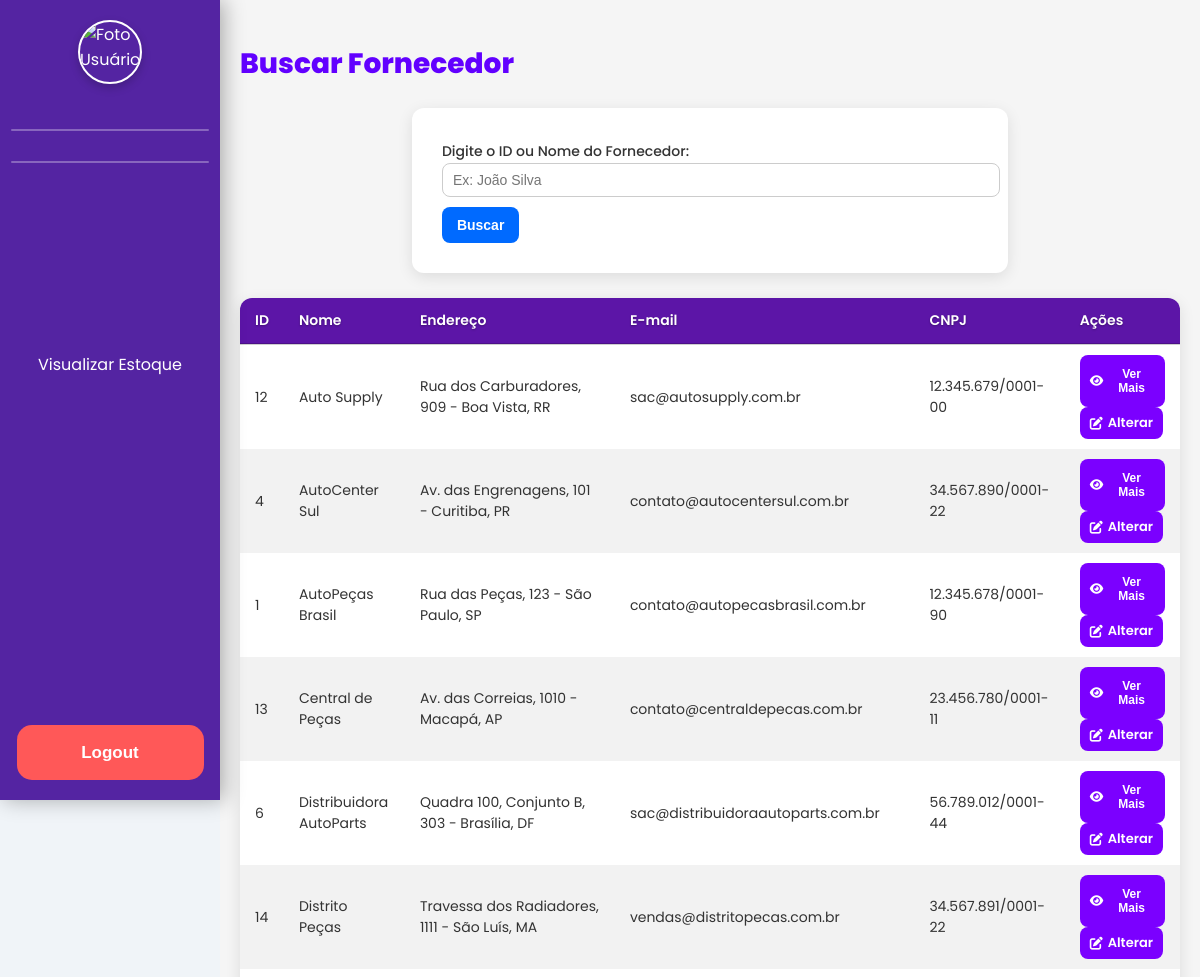
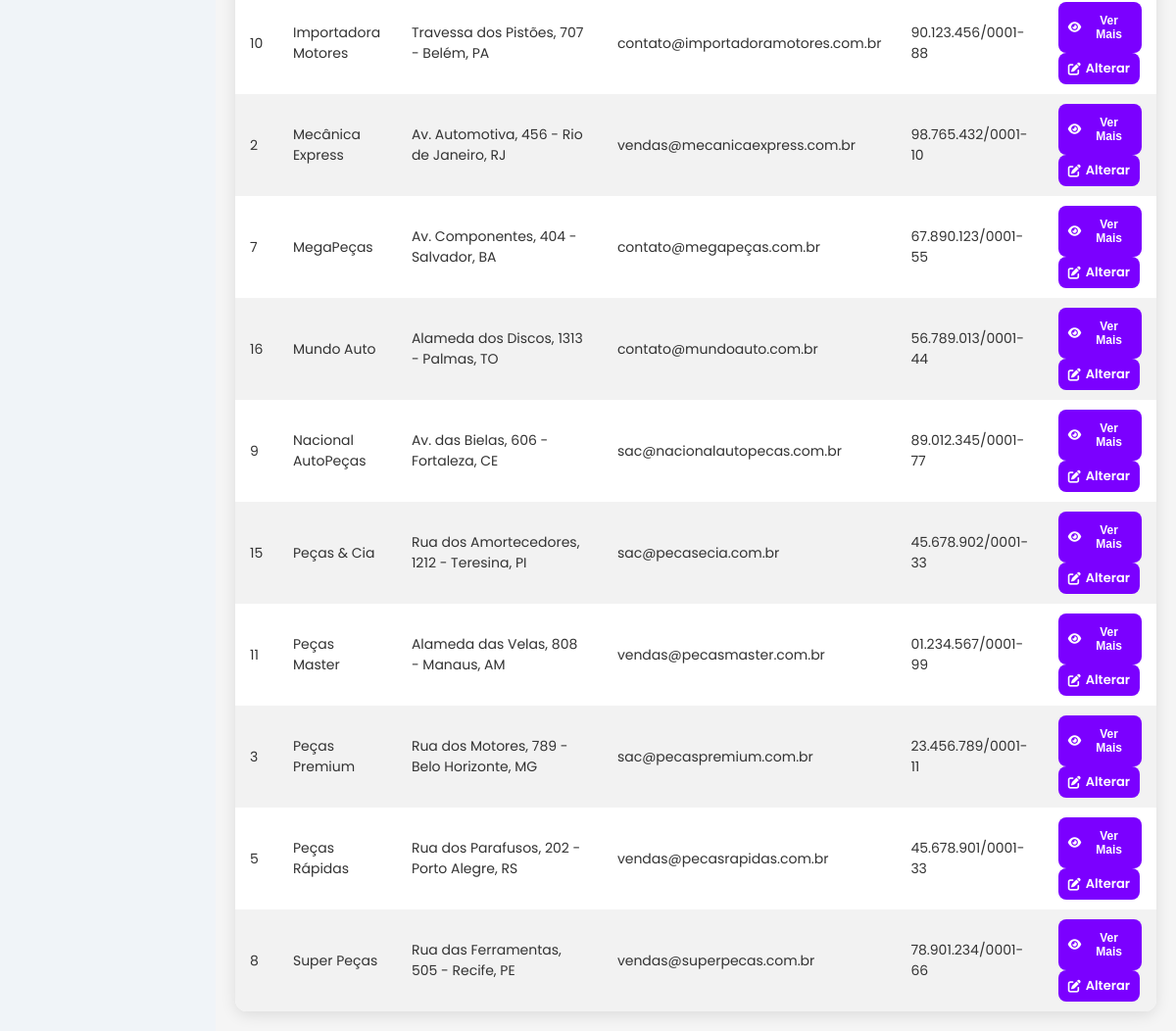
The page /Site_Senna/buscar_fornecedor.php on the database its author committed (2 pictures, top to bottom).
### tables this page shows
CREATE TABLE IF NOT EXISTS `fornecedor` (
  `id_fornecedor` int NOT NULL AUTO_INCREMENT,
  `nome` varchar(150) NOT NULL,
  `telefone` varchar(15) DEFAULT NULL,
  `email` varchar(191) DEFAULT NULL,
  `cnpj` varchar(18) DEFAULT NULL,
  `insc_estadual` varchar(15) DEFAULT NULL,
  `endereco` varchar(191) DEFAULT NULL,
  PRIMARY KEY (`id_fornecedor`),
  UNIQUE KEY `cnpj` (`cnpj`)
);

### Site_Senna/buscar_fornecedor.php (the view, shortened to what this page needs)
<?php
require_once 'includes/conexao.php';
if ($_SERVER["REQUEST_METHOD"] === "POST" && !empty($_POST['busca'])) {
    $busca = trim($_POST['busca']);
    if (is_numeric($busca)) {
        $sql = "SELECT * FROM fornecedor WHERE id_fornecedor = :busca ORDER BY nome ASC";
        $stmt = $pdo->prepare($sql);
        $stmt->bindParam(':busca', $busca, PDO::PARAM_INT);
    } else {
        $sql = "SELECT * FROM fornecedor WHERE nome LIKE :busca_nome ORDER BY nome ASC";
        $stmt = $pdo->prepare($sql);
        $stmt->bindValue(':busca_nome', "$busca%", PDO::PARAM_STR);
    }
} else {
    $sql = "SELECT * FROM fornecedor ORDER BY nome ASC";
    $stmt = $pdo->prepare($sql);
}
$stmt->execute();
$fornecedores = $stmt->fetchAll(PDO::FETCH_ASSOC);
?>
<!DOCTYPE html>
<html lang="pt-BR">
<head>
    <link rel="stylesheet" href="css/main_css.css">
    <link rel="stylesheet" href="css/modal.css">
    <link rel="stylesheet" href="https://cdnjs.cloudflare.com/ajax/libs/font-awesome/6.4.0/css/all.min.css">
</head>
<body>
<?php include_once 'includes/sidebar.php'; ?>
<div class="container">
    <div class="conteudo">
        <div class="titulo">
            <h2>Buscar Fornecedor</h2>
        </div>
        <div class="formulario-coluna cliente-coluna">
            <form action="buscar_fornecedor.php" method="POST">
                <label for="busca">Digite o ID ou Nome do Fornecedor:</label>
                <input type="text" id="busca" name="busca" placeholder="Ex: João Silva">
                <button type="submit" class="botao">Buscar</button>
            </form>
        </div>
<br>
        <div class="formulario-coluna tabela">
            <?php if (!empty($fornecedores)): ?>
                <table>
                    <thead>
                        <tr>
                            <th>ID</th>
                            <th>Nome</th>
                            <th>Endereço</th>
                            <th>E-mail</th>
                            <th>CNPJ</th>
                            <th>Ações</th>
                        </tr>
                    </thead>
                    <tbody>
                        <?php foreach ($fornecedores as $p): ?>
                            <tr>
                                <td><?= htmlspecialchars($p['id_fornecedor']) ?></td>
                                <td><?= htmlspecialchars($p['nome']) ?></td>
                                <td style="width: 180px !important;"><?= htmlspecialchars($p['endereco']) ?></td>
                                <td><?= htmlspecialchars($p['email']) ?></td>
                                <td><?= htmlspecialchars($p['cnpj']) ?></td>
                                <td>
                                    <button class="ver-mais-btn" style="padding: 12px 10px; font-size: 12px; width: auto;"
                                        data-id="<?= htmlspecialchars($p['id_fornecedor']) ?>"
                                        data-nome="<?= htmlspecialchars($p['nome']) ?>"
                                        data-endereco="<?= htmlspecialchars($p['endereco']) ?>"
                                        data-telefone="<?= htmlspecialchars($p['telefone']) ?>"
                                        data-email="<?= htmlspecialchars($p['email']) ?>"
                                        data-cnpj="<?= htmlspecialchars($p['cnpj']) ?>"
                                        data-insc_estadual="<?= htmlspecialchars($p['insc_estadual']) ?>">
                                        <i class="fa-solid fa-eye"></i> Ver Mais
                                    </button>
                                    <a href="alterar_fornecedor.php?busca=<?= htmlspecialchars($p['id_fornecedor']) ?>">
                                        <i class="fa-solid fa-pen-to-square"></i> Alterar
                                    </a>
                                </td>
                            </tr>
                        <?php endforeach; ?>
                    </tbody>
                </table>
            <?php else: ?>
                <p>Nenhuma peça encontrada.</p>
            <?php endif; ?>
        </div>
    </div>
</div>
</body>
</html>

### Site_Senna/css/main_css.css (style rules this page uses)
:root { --cor-padrao:#5424A2; --cor-padrao-hover:#6e21ea; --cor-fonte:#ffffff; --cor-fonte-p:#555555; --cor-btn:#264653; --cor-btn-hover:rgb(98, 0, 255); --cor-btn-fonte:#ffffff; --cor-fonte-corpo:#333333; --cor-fonte-corpo-leve:#777777; --cor-bg:#f0f4f8; }
body, html { margin: 0; padding: 0; font-family: 'Poppins', sans-serif; background-color: var(--cor-bg); }
.container { margin-left: 220px; padding: 20px; font-family: 'Poppins', sans-serif; background-color: #f5f5f5; min-height: 100vh; transition: margin-left 0.3s ease; }
form { background-color: #ffffff; padding: 30px; border-radius: 12px; box-shadow: 0 4px 15px rgba(0,0,0,0.1); margin: 0 auto; max-width: 750px; }
.formulario-coluna { flex: 1; min-width: 250px; display: flex; flex-direction: column; gap: 10px; }
label { font-size: 14px; font-weight: 500; color: #333; }
input[type="text"], input[type="email"], input[type="password"], input[type="number"], input[type="date"], select { padding: 8px 10px; border: 1px solid #ccc; border-radius: 8px; font-size: 14px; width: 100%; transition: 0.2s; }
button.botao, .botoes button { background-color: #006aff; color: #fff; border: none; padding: 10px 15px; border-radius: 8px; font-size: 14px; font-weight: 600; cursor: pointer; transition: 0.2s; margin-top: 10px; }
table { width: 100%; border-collapse: collapse; background-color: #fff; border-radius: 12px; overflow: hidden; box-shadow: 0 4px 15px rgba(0,0,0,0.1); }
th, td { padding: 10px 15px; text-align: left; font-size: 14px; color: #333; }
th { background-color: #1B4D3E; color: #fff; font-weight: 600; }
tr:nth-child(even) { background-color: #f2f2f2; }
.ver-mais-btn, table a { background-color: #7b00ff; color: var(--cor-fonte); border: none; border-radius: 8px; padding: 6px 10px; font-size: 13px; font-weight: 600; cursor: pointer; transition: all 0.3s ease; display: inline-flex; align-items: center; gap: 5px; text-decoration: none; }
.ver-mais-btn i, table a i { transition: transform 0.3s ease, color 0.3s ease; }
.tabela th { background-color: #5c15a7; color: #ffffff; font-weight: 600; text-shadow: 0 1px 2px rgba(0,0,0,0.3); padding: 12px 15px; text-align: left; border-bottom: 2px solid rgba(0,0,0,0.1); }
h2 { color: #6200ff; font-size: 28px; font-weight: 800; }

### rows shown on the page
fornecedor: id_fornecedor "12", nome "Auto Supply", endereco "Rua dos Carburadores, 909 - Boa Vista, RR", email "sac@autosupply.com.br", cnpj "12.345.679/0001-00"
fornecedor: id_fornecedor "4", nome "AutoCenter Sul", endereco "Av. das Engrenagens, 101 - Curitiba, PR", email "contato@autocentersul.com.br", cnpj "34.567.890/0001-22"
fornecedor: id_fornecedor "1", nome "AutoPeças Brasil", endereco "Rua das Peças, 123 - São Paulo, SP", email "contato@autopecasbrasil.com.br", cnpj "12.345.678/0001-90"
fornecedor: id_fornecedor "13", nome "Central de Peças", endereco "Av. das Correias, 1010 - Macapá, AP", email "contato@centraldepecas.com.br", cnpj "23.456.780/0001-11"
fornecedor: id_fornecedor "6", nome "Distribuidora AutoParts", endereco "Quadra 100, Conjunto B, 303 - Brasília, DF", email "sac@distribuidoraautoparts.com.br", cnpj "56.789.012/0001-44"
fornecedor: id_fornecedor "14", nome "Distrito Peças", endereco "Travessa dos Radiadores, 1111 - São Luís, MA", email "vendas@distritopecas.com.br", cnpj "34.567.891/0001-22"
fornecedor: id_fornecedor "10", nome "Importadora Motores", endereco "Travessa dos Pistões, 707 - Belém, PA", email "contato@importadoramotores.com.br", cnpj "90.123.456/0001-88"
fornecedor: id_fornecedor "2", nome "Mecânica Express", endereco "Av. Automotiva, 456 - Rio de Janeiro, RJ", email "vendas@mecanicaexpress.com.br", cnpj "98.765.432/0001-10"
fornecedor: id_fornecedor "7", nome "MegaPeças", endereco "Av. Componentes, 404 - Salvador, BA", email "contato@megapeças.com.br", cnpj "67.890.123/0001-55"
fornecedor: id_fornecedor "16", nome "Mundo Auto", endereco "Alameda dos Discos, 1313 - Palmas, TO", email "contato@mundoauto.com.br", cnpj "56.789.013/0001-44"
fornecedor: id_fornecedor "9", nome "Nacional AutoPeças", endereco "Av. das Bielas, 606 - Fortaleza, CE", email "sac@nacionalautopecas.com.br", cnpj "89.012.345/0001-77"
fornecedor: id_fornecedor "15", nome "Peças & Cia", endereco "Rua dos Amortecedores, 1212 - Teresina, PI", email "sac@pecasecia.com.br", cnpj "45.678.902/0001-33"
fornecedor: id_fornecedor "11", nome "Peças Master", endereco "Alameda das Velas, 808 - Manaus, AM", email "vendas@pecasmaster.com.br", cnpj "01.234.567/0001-99"
fornecedor: id_fornecedor "3", nome "Peças Premium", endereco "Rua dos Motores, 789 - Belo Horizonte, MG", email "sac@pecaspremium.com.br", cnpj "23.456.789/0001-11"
fornecedor: id_fornecedor "5", nome "Peças Rápidas", endereco "Rua dos Parafusos, 202 - Porto Alegre, RS", email "vendas@pecasrapidas.com.br", cnpj "45.678.901/0001-33"
fornecedor: id_fornecedor "8", nome "Super Peças", endereco "Rua das Ferramentas, 505 - Recife, PE", email "vendas@superpecas.com.br", cnpj "78.901.234/0001-66"
